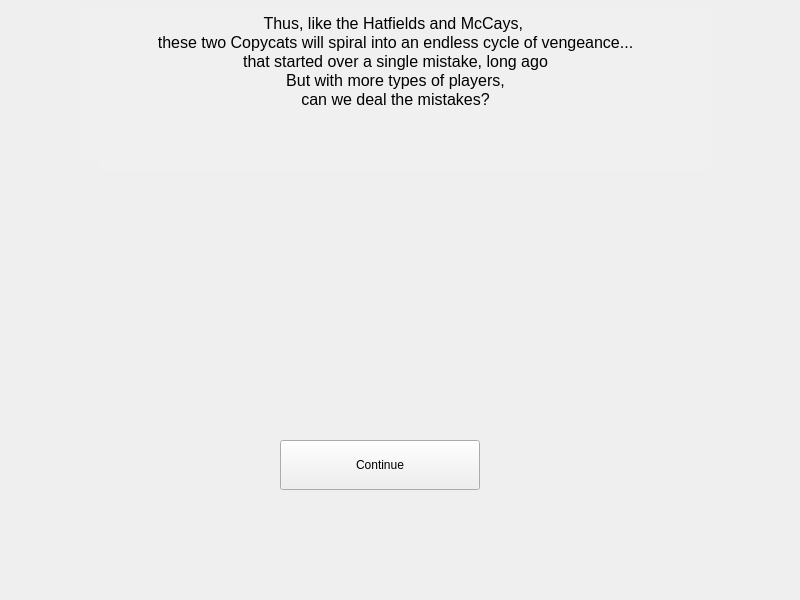
<?xml version="1.0" encoding="UTF-8"?>
<ui version="4.0">
 <class>pg_mistakes</class>
 <widget class="QWidget" name="pg_mistakes">
  <property name="geometry">
   <rect>
    <x>0</x>
    <y>0</y>
    <width>800</width>
    <height>600</height>
   </rect>
  </property>
  <property name="windowTitle">
   <string>Form</string>
  </property>
  <widget class="QLabel" name="machine_11">
   <property name="geometry">
    <rect>
     <x>74</x>
     <y>130</y>
     <width>598</width>
     <height>417</height>
    </rect>
   </property>
   <property name="styleSheet">
    <string notr="true">border-image: url(:/image/machine_11.png);</string>
   </property>
   <property name="text">
    <string/>
   </property>
  </widget>
  <widget class="QLabel" name="machine_10">
   <property name="geometry">
    <rect>
     <x>74</x>
     <y>130</y>
     <width>598</width>
     <height>417</height>
    </rect>
   </property>
   <property name="styleSheet">
    <string notr="true">border-image: url(:/image/machine_10.png);</string>
   </property>
   <property name="text">
    <string/>
   </property>
  </widget>
  <widget class="QLabel" name="copycat_right">
   <property name="geometry">
    <rect>
     <x>575</x>
     <y>260</y>
     <width>120</width>
     <height>160</height>
    </rect>
   </property>
   <property name="styleSheet">
    <string notr="true">border-image: url(:/image/copycat_right.png);</string>
   </property>
   <property name="text">
    <string/>
   </property>
  </widget>
  <widget class="QLabel" name="left">
   <property name="geometry">
    <rect>
     <x>50</x>
     <y>260</y>
     <width>120</width>
     <height>160</height>
    </rect>
   </property>
   <property name="styleSheet">
    <string notr="true">border-image: url(:/image/copycat.png);</string>
   </property>
   <property name="text">
    <string/>
   </property>
  </widget>
  <widget class="QLabel" name="left_happy">
   <property name="geometry">
    <rect>
     <x>140</x>
     <y>260</y>
     <width>120</width>
     <height>160</height>
    </rect>
   </property>
   <property name="styleSheet">
    <string notr="true">border-image: url(:/image/copycat_lefthappy.png);
</string>
   </property>
   <property name="text">
    <string/>
   </property>
  </widget>
  <widget class="QLabel" name="left_sad">
   <property name="geometry">
    <rect>
     <x>140</x>
     <y>255</y>
     <width>120</width>
     <height>160</height>
    </rect>
   </property>
   <property name="styleSheet">
    <string notr="true">border-image: url(:/image/copycat_leftsad.png);</string>
   </property>
   <property name="text">
    <string/>
   </property>
  </widget>
  <widget class="QLabel" name="machine_01">
   <property name="geometry">
    <rect>
     <x>74</x>
     <y>130</y>
     <width>598</width>
     <height>417</height>
    </rect>
   </property>
   <property name="styleSheet">
    <string notr="true">border-image: url(:/image/machine_01.png);</string>
   </property>
   <property name="text">
    <string/>
   </property>
  </widget>
  <widget class="QLabel" name="machine_00">
   <property name="geometry">
    <rect>
     <x>74</x>
     <y>130</y>
     <width>598</width>
     <height>417</height>
    </rect>
   </property>
   <property name="styleSheet">
    <string notr="true">border-image: url(:/image/machine_00.png);</string>
   </property>
   <property name="text">
    <string/>
   </property>
  </widget>
  <widget class="QLabel" name="coin_right">
   <property name="geometry">
    <rect>
     <x>565</x>
     <y>300</y>
     <width>50</width>
     <height>70</height>
    </rect>
   </property>
   <property name="styleSheet">
    <string notr="true">border-image: url(:/image/coin.png);</string>
   </property>
   <property name="text">
    <string/>
   </property>
  </widget>
  <widget class="QLabel" name="machine">
   <property name="geometry">
    <rect>
     <x>74</x>
     <y>130</y>
     <width>598</width>
     <height>417</height>
    </rect>
   </property>
   <property name="styleSheet">
    <string notr="true">border-image: url(:/image/machine_update.png);</string>
   </property>
   <property name="text">
    <string/>
   </property>
  </widget>
  <widget class="QLabel" name="left_excited">
   <property name="geometry">
    <rect>
     <x>140</x>
     <y>255</y>
     <width>120</width>
     <height>160</height>
    </rect>
   </property>
   <property name="styleSheet">
    <string notr="true">border-image: url(:/image/copycat_leftexcited.png);</string>
   </property>
   <property name="text">
    <string/>
   </property>
  </widget>
  <widget class="QLabel" name="coin_left">
   <property name="geometry">
    <rect>
     <x>130</x>
     <y>300</y>
     <width>50</width>
     <height>70</height>
    </rect>
   </property>
   <property name="styleSheet">
    <string notr="true">border-image: url(:/image/coin.png);</string>
   </property>
   <property name="text">
    <string/>
   </property>
  </widget>
  <widget class="QPushButton" name="continueButton">
   <property name="geometry">
    <rect>
     <x>280</x>
     <y>440</y>
     <width>200</width>
     <height>50</height>
    </rect>
   </property>
   <property name="text">
    <string>Continue</string>
   </property>
   <property name="autoDefault">
    <bool>false</bool>
   </property>
   <property name="default">
    <bool>false</bool>
   </property>
   <property name="flat">
    <bool>false</bool>
   </property>
  </widget>
  <widget class="QTextBrowser" name="text1">
   <property name="geometry">
    <rect>
     <x>120</x>
     <y>20</y>
     <width>561</width>
     <height>121</height>
    </rect>
   </property>
   <property name="styleSheet">
    <string notr="true">
font: 9pt &quot;Segoe Print&quot;;
background-color: rgb(240, 240, 240);</string>
   </property>
   <property name="frameShape">
    <enum>QFrame::NoFrame</enum>
   </property>
   <property name="html">
    <string>&lt;!DOCTYPE HTML PUBLIC &quot;-//W3C//DTD HTML 4.0//EN&quot; &quot;http://www.w3.org/TR/REC-html40/strict.dtd&quot;&gt;
&lt;html&gt;&lt;head&gt;&lt;meta name=&quot;qrichtext&quot; content=&quot;1&quot; /&gt;&lt;meta charset=&quot;utf-8&quot; /&gt;&lt;style type=&quot;text/css&quot;&gt;
p, li { white-space: pre-wrap; }
hr { height: 1px; border-width: 0; }
li.unchecked::marker { content: &quot;\2610&quot;; }
li.checked::marker { content: &quot;\2612&quot;; }
&lt;/style&gt;&lt;/head&gt;&lt;body style=&quot; font-family:'Segoe Print'; font-size:9pt; font-weight:400; font-style:normal;&quot;&gt;
&lt;p align=&quot;center&quot; style=&quot; margin-top:0px; margin-bottom:0px; margin-left:0px; margin-right:0px; -qt-block-indent:0; text-indent:0px;&quot;&gt;&lt;span style=&quot; font-size:14pt;&quot;&gt;As cool as Copycat is, it has a fatal weakness.&lt;/span&gt;&lt;/p&gt;
&lt;p align=&quot;center&quot; style=&quot; margin-top:0px; margin-bottom:0px; margin-left:0px; margin-right:0px; -qt-block-indent:0; text-indent:0px;&quot;&gt;&lt;span style=&quot; font-size:14pt;&quot;&gt;To understand the problem, &lt;/span&gt;&lt;/p&gt;
&lt;p align=&quot;center&quot; style=&quot; margin-top:0px; margin-bottom:0px; margin-left:0px; margin-right:0px; -qt-block-indent:0; text-indent:0px;&quot;&gt;&lt;span style=&quot; font-size:14pt;&quot;&gt;let's say two Copycats are playing against each other.&lt;/span&gt;&lt;/p&gt;&lt;/body&gt;&lt;/html&gt;</string>
   </property>
  </widget>
  <widget class="QLabel" name="copycat_happy">
   <property name="geometry">
    <rect>
     <x>485</x>
     <y>250</y>
     <width>120</width>
     <height>160</height>
    </rect>
   </property>
   <property name="styleSheet">
    <string notr="true">border-image: url(:/image/copycat_happy.png);</string>
   </property>
   <property name="text">
    <string/>
   </property>
  </widget>
  <widget class="QLabel" name="copycat_sad">
   <property name="geometry">
    <rect>
     <x>485</x>
     <y>250</y>
     <width>120</width>
     <height>160</height>
    </rect>
   </property>
   <property name="styleSheet">
    <string notr="true">border-image: url(:/image/copycat_sad.png);</string>
   </property>
   <property name="text">
    <string/>
   </property>
  </widget>
  <widget class="QLabel" name="copycat_excited">
   <property name="geometry">
    <rect>
     <x>485</x>
     <y>250</y>
     <width>120</width>
     <height>160</height>
    </rect>
   </property>
   <property name="styleSheet">
    <string notr="true">border-image: url(:/image/copycat_excited.png);</string>
   </property>
   <property name="text">
    <string/>
   </property>
  </widget>
  <widget class="QLabel" name="left_puzzle">
   <property name="geometry">
    <rect>
     <x>50</x>
     <y>260</y>
     <width>120</width>
     <height>160</height>
    </rect>
   </property>
   <property name="styleSheet">
    <string notr="true">border-image: url(:/image/copycat_puzzle.png);</string>
   </property>
   <property name="text">
    <string/>
   </property>
  </widget>
  <widget class="QTextBrowser" name="text2">
   <property name="geometry">
    <rect>
     <x>100</x>
     <y>20</y>
     <width>611</width>
     <height>151</height>
    </rect>
   </property>
   <property name="styleSheet">
    <string notr="true">
font: 9pt &quot;Segoe Print&quot;;
background-color: rgb(240, 240, 240);</string>
   </property>
   <property name="frameShape">
    <enum>QFrame::NoFrame</enum>
   </property>
   <property name="html">
    <string>&lt;!DOCTYPE HTML PUBLIC &quot;-//W3C//DTD HTML 4.0//EN&quot; &quot;http://www.w3.org/TR/REC-html40/strict.dtd&quot;&gt;
&lt;html&gt;&lt;head&gt;&lt;meta name=&quot;qrichtext&quot; content=&quot;1&quot; /&gt;&lt;meta charset=&quot;utf-8&quot; /&gt;&lt;style type=&quot;text/css&quot;&gt;
p, li { white-space: pre-wrap; }
hr { height: 1px; border-width: 0; }
li.unchecked::marker { content: &quot;\2610&quot;; }
li.checked::marker { content: &quot;\2612&quot;; }
&lt;/style&gt;&lt;/head&gt;&lt;body style=&quot; font-family:'Segoe Print'; font-size:9pt; font-weight:400; font-style:normal;&quot;&gt;
&lt;p align=&quot;center&quot; style=&quot; margin-top:0px; margin-bottom:0px; margin-left:0px; margin-right:0px; -qt-block-indent:0; text-indent:0px;&quot;&gt;&lt;span style=&quot; font-size:14pt;&quot;&gt;Mistakes,miscommunication,misinterpretations&lt;/span&gt;&lt;/p&gt;
&lt;p align=&quot;center&quot; style=&quot; margin-top:0px; margin-bottom:0px; margin-left:0px; margin-right:0px; -qt-block-indent:0; text-indent:0px;&quot;&gt;&lt;span style=&quot; font-size:14pt;&quot;&gt;--accidents happen all the time in real life&lt;/span&gt;&lt;/p&gt;
&lt;p align=&quot;center&quot; style=&quot; margin-top:0px; margin-bottom:0px; margin-left:0px; margin-right:0px; -qt-block-indent:0; text-indent:0px;&quot;&gt;&lt;span style=&quot; font-size:14pt;&quot;&gt;But if the other person doesn't think it was an accident...&lt;/span&gt;&lt;/p&gt;&lt;/body&gt;&lt;/html&gt;</string>
   </property>
  </widget>
  <widget class="QTextBrowser" name="text3">
   <property name="geometry">
    <rect>
     <x>80</x>
     <y>10</y>
     <width>631</width>
     <height>151</height>
    </rect>
   </property>
   <property name="styleSheet">
    <string notr="true">
font: 9pt &quot;Segoe Print&quot;;
background-color: rgb(240, 240, 240);</string>
   </property>
   <property name="frameShape">
    <enum>QFrame::NoFrame</enum>
   </property>
   <property name="html">
    <string>&lt;!DOCTYPE HTML PUBLIC &quot;-//W3C//DTD HTML 4.0//EN&quot; &quot;http://www.w3.org/TR/REC-html40/strict.dtd&quot;&gt;
&lt;html&gt;&lt;head&gt;&lt;meta name=&quot;qrichtext&quot; content=&quot;1&quot; /&gt;&lt;meta charset=&quot;utf-8&quot; /&gt;&lt;style type=&quot;text/css&quot;&gt;
p, li { white-space: pre-wrap; }
hr { height: 1px; border-width: 0; }
li.unchecked::marker { content: &quot;\2610&quot;; }
li.checked::marker { content: &quot;\2612&quot;; }
&lt;/style&gt;&lt;/head&gt;&lt;body style=&quot; font-family:'Segoe Print'; font-size:9pt; font-weight:400; font-style:normal;&quot;&gt;
&lt;p align=&quot;center&quot; style=&quot; margin-top:0px; margin-bottom:0px; margin-left:0px; margin-right:0px; -qt-block-indent:0; text-indent:0px;&quot;&gt;&lt;span style=&quot; font-size:12pt;&quot;&gt;Thus, like the Hatfields and McCays, &lt;/span&gt;&lt;/p&gt;
&lt;p align=&quot;center&quot; style=&quot; margin-top:0px; margin-bottom:0px; margin-left:0px; margin-right:0px; -qt-block-indent:0; text-indent:0px;&quot;&gt;&lt;span style=&quot; font-size:12pt;&quot;&gt;these two Copycats will spiral into an endless cycle of vengeance...&lt;/span&gt;&lt;/p&gt;
&lt;p align=&quot;center&quot; style=&quot; margin-top:0px; margin-bottom:0px; margin-left:0px; margin-right:0px; -qt-block-indent:0; text-indent:0px;&quot;&gt;&lt;span style=&quot; font-size:12pt;&quot;&gt;that started over a single mistake, long ago&lt;/span&gt;&lt;/p&gt;
&lt;p align=&quot;center&quot; style=&quot; margin-top:0px; margin-bottom:0px; margin-left:0px; margin-right:0px; -qt-block-indent:0; text-indent:0px;&quot;&gt;&lt;span style=&quot; font-size:12pt;&quot;&gt;But with more types of players,&lt;/span&gt;&lt;/p&gt;
&lt;p align=&quot;center&quot; style=&quot; margin-top:0px; margin-bottom:0px; margin-left:0px; margin-right:0px; -qt-block-indent:0; text-indent:0px;&quot;&gt;&lt;span style=&quot; font-size:12pt;&quot;&gt;can we deal the mistakes?&lt;/span&gt;&lt;/p&gt;&lt;/body&gt;&lt;/html&gt;</string>
   </property>
  </widget>
  <zorder>text2</zorder>
  <zorder>machine_00</zorder>
  <zorder>machine</zorder>
  <zorder>machine_11</zorder>
  <zorder>machine_10</zorder>
  <zorder>copycat_right</zorder>
  <zorder>left</zorder>
  <zorder>left_happy</zorder>
  <zorder>left_sad</zorder>
  <zorder>machine_01</zorder>
  <zorder>coin_right</zorder>
  <zorder>left_excited</zorder>
  <zorder>coin_left</zorder>
  <zorder>continueButton</zorder>
  <zorder>text1</zorder>
  <zorder>copycat_happy</zorder>
  <zorder>copycat_sad</zorder>
  <zorder>copycat_excited</zorder>
  <zorder>left_puzzle</zorder>
  <zorder>text3</zorder>
 </widget>
 <resources/>
 <connections/>
</ui>
